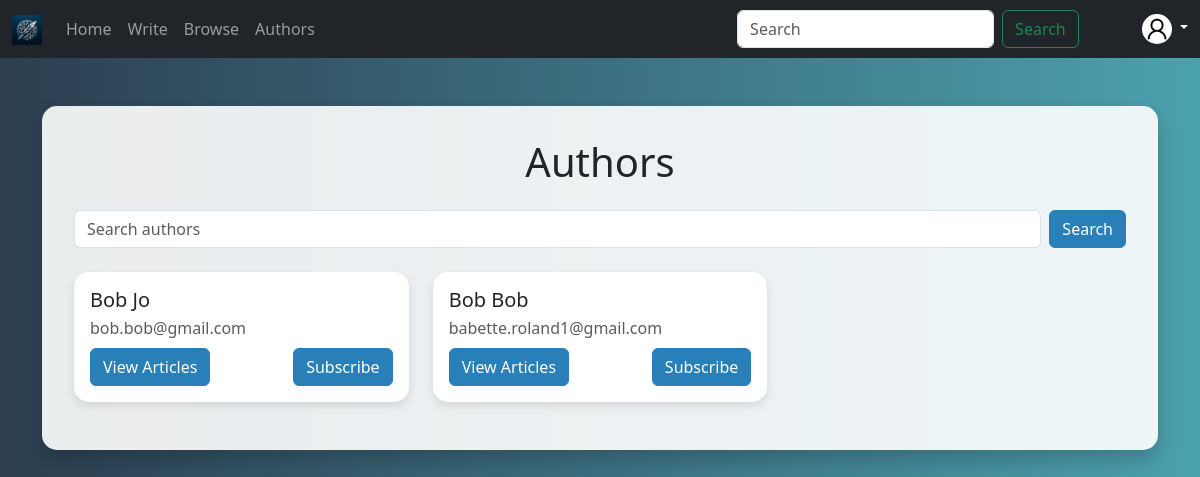
Before: /author with the older database file.
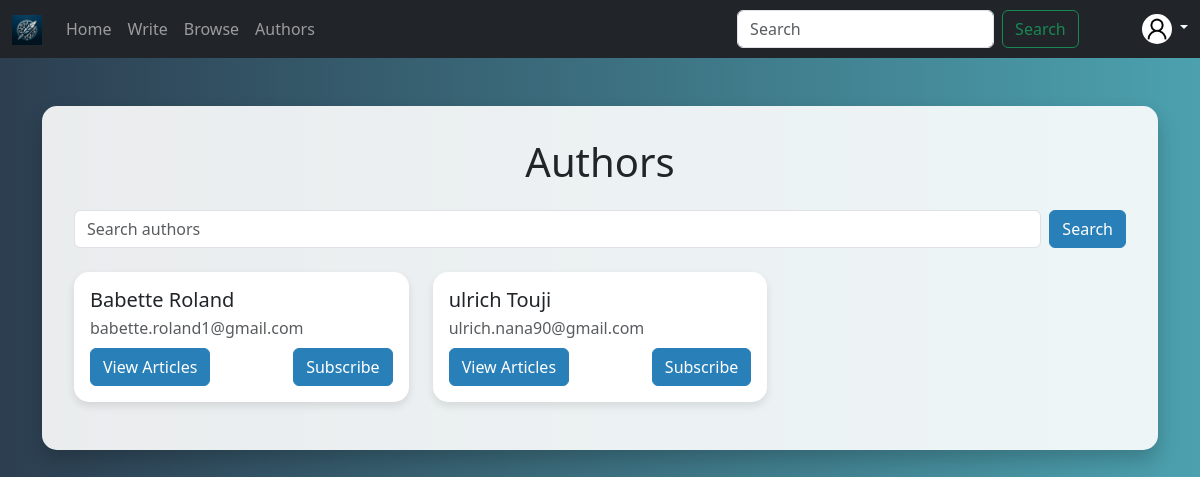
After: the same page with the newer database file.
### projet/models.py (models this page shows)
class User(Base):
    __tablename__ = 'users'
    id = Column(String(72), primary_key=True)
    first_name = Column(String(72))
    last_name = Column(String(72))
    email = Column(String(72), unique=True)
    password = Column(String(72))
    is_active = Column(Boolean, default=True)
    group = Column(String(2048), nullable=True)
    articles = relationship("Article", back_populates="author")
    comments = relationship("Comment", back_populates="author")
    likes_dislikes_article = relationship("LikeDislikeArticle", back_populates="user")
    likes_dislikes_comment = relationship("LikeDislikeComments", back_populates="user")
    subscriptions = relationship("Subscription", foreign_keys=[Subscription.user_id], back_populates="user")
    subscribers = relationship("Subscription", foreign_keys=[Subscription.author_id], back_populates="author")

### projet/routes/users.py (the view)
@router.get("/author")
def get_author(request: Request, q: Optional[str] = None, db: Session = Depends(get_db)):
    if q:
        authors = db.query(UserModel).filter(
            or_(
                UserModel.first_name.contains(q),
                UserModel.last_name.contains(q)
            )
        ).all()
    else:
        authors = db.query(UserModel).join(ArticleModel).distinct(UserModel.id).all()
    return templates.TemplateResponse(
        "author.html",
        context={'request': request, 'Authors': authors, 'query': q}
    )

### projet/templates/author.html (shortened to what this page needs)
{% extends "base.html" %}
{% block head %}
{{ super() }}
{% endblock %}
{% block content %}
{% include 'navbar.html' %}
<div class="container my-5">
    <div class="author-container">
        <h1 class="mb-4 text-center">Authors</h1>
        <form class="d-flex mb-4" action="/author">
            <input class="form-control me-2" type="search" name="q" placeholder="Search authors" value="{{ query or '' }}">
            <button class="btn btn-outline-primary" type="submit">Search</button>
        </form>
        <div class="row row-cols-1 row-cols-md-2 row-cols-lg-3 g-4">
            {% for author in Authors %}
            <div class="col">
                <div class="author-card d-flex flex-column align-items-start">
                    <h5 class="mb-1">{{ author.first_name }} {{ author.last_name }}</h5>
                    <p class="text-muted mb-2">{{ author.email }}</p>
                    <div class="d-flex justify-content-between w-100 mt-auto">
                        <a href="/author/{{ author.id }}" class="btn btn-outline-primary">View Articles</a>
                        <a href="/subscribe/{{ author.id }}" class="btn btn-primary">Subscribe</a>
                    </div>
                </div>
            </div>
            {% endfor %}
        </div>
    </div>
</div>
{% endblock %}

Changed rows visible on the page:
removed User: first_name "Bob", last_name "Jo", email "bob.bob@gmail.com"
removed User: first_name "Bob", last_name "Bob", email "babette.roland1@gmail.com"
added User: first_name "Babette", last_name "Roland", email "babette.roland1@gmail.com"
added User: first_name "ulrich", last_name "Touji", email "ulrich.nana90@gmail.com"
